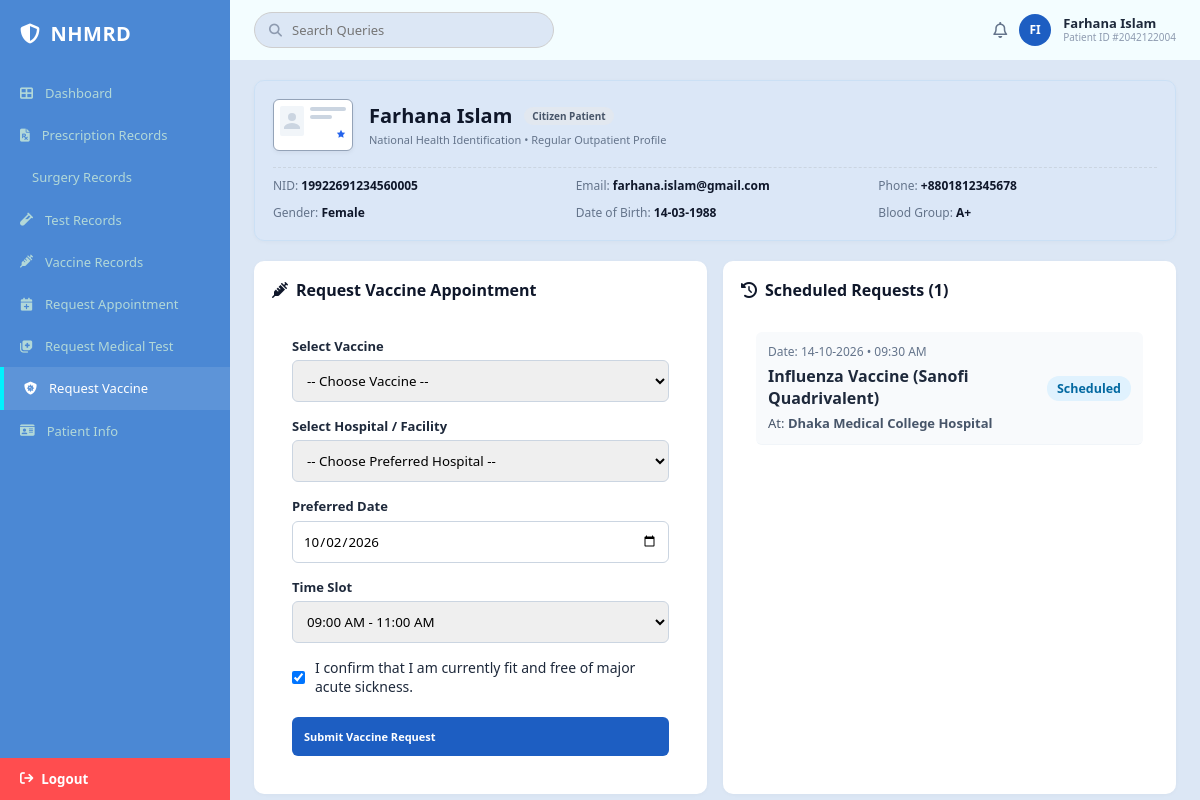
The page /php/Paitent-panel/req-vaccine.php on the database its author committed.
### tables this page shows
CREATE TABLE patients (
  patient_id                BIGINT AUTO_INCREMENT PRIMARY KEY,
  user_id                   BIGINT NULL UNIQUE,                
  full_name                 VARCHAR(150) NOT NULL,
  nid                       VARCHAR(30)  UNIQUE,               
  crvs_token                VARCHAR(50)  UNIQUE,               
  dob                       DATE NOT NULL,
  gender                    ENUM('male','female','intersex_other') NOT NULL,
  blood_group               ENUM('A+','A-','B+','B-','AB+','AB-','O+','O-') NULL,
  health_card_no            VARCHAR(50) UNIQUE,                
  birth_hospital_id         BIGINT NULL,
  registering_hospital_id   BIGINT NULL,                       
  phone                     VARCHAR(30),
  alt_phone                 VARCHAR(30),
  email                     VARCHAR(150),
  address                   VARCHAR(500),
  province                  VARCHAR(150),
  postal_code               VARCHAR(20),
  emergency_contact_name    VARCHAR(150),
  emergency_contact_relation VARCHAR(100),
  emergency_contact_phone   VARCHAR(30),
  height_cm                 DECIMAL(5,1),
  weight_kg                 DECIMAL(5,1),
  blood_pressure            VARCHAR(20),                       
  bmi                       DECIMAL(4,1),
  vitals_last_synced_at     DATETIME NULL,
  nid_verification_status   ENUM('unverified','biometric_verified','crvs_certified') DEFAULT 'unverified',
  smart_health_id_issued    TINYINT(1) DEFAULT 0,
  status                    ENUM('active','inactive','deceased') DEFAULT 'active',
  registered_by_executive_id BIGINT NULL,
  created_at                DATETIME NOT NULL DEFAULT CURRENT_TIMESTAMP,
  updated_at                DATETIME NOT NULL DEFAULT CURRENT_TIMESTAMP ON UPDATE CURRENT_TIMESTAMP,
  CONSTRAINT fk_patient_user FOREIGN KEY (user_id) REFERENCES users(user_id) ON DELETE SET NULL,
  CONSTRAINT fk_patient_birth_hosp FOREIGN KEY (birth_hospital_id) REFERENCES hospitals(hospital_id),
  CONSTRAINT fk_patient_reg_hosp FOREIGN KEY (registering_hospital_id) REFERENCES hospitals(hospital_id),
  CONSTRAINT fk_patient_executive FOREIGN KEY (registered_by_executive_id) REFERENCES medical_executives(executive_id),
  KEY idx_patient_blood (blood_group),
  KEY idx_patient_status (status)
);

CREATE TABLE users (
  user_id         BIGINT AUTO_INCREMENT PRIMARY KEY,
  uid             VARCHAR(30)  NOT NULL UNIQUE,         
  nid             VARCHAR(30)  NULL UNIQUE,              
  password_hash   VARCHAR(255) NOT NULL,
  role            ENUM('admin','executive','doctor','surgeon','patient') NOT NULL,
  status          ENUM('active','suspended','pending','deactivated') NOT NULL DEFAULT 'active',
  must_reset_password TINYINT(1) NOT NULL DEFAULT 0,
  last_login_at   DATETIME NULL,
  created_at      DATETIME NOT NULL DEFAULT CURRENT_TIMESTAMP,
  updated_at      DATETIME NOT NULL DEFAULT CURRENT_TIMESTAMP ON UPDATE CURRENT_TIMESTAMP
);

CREATE TABLE vaccine_appointments (
  id                    BIGINT AUTO_INCREMENT PRIMARY KEY,
  patient_id            BIGINT NOT NULL,
  vaccine_id            INT NOT NULL,
  hospital_id           BIGINT NOT NULL,
  scheduled_date        DATE NOT NULL,
  time_slot             VARCHAR(50),
  health_declaration_confirmed TINYINT(1) DEFAULT 0,
  status                ENUM('scheduled','completed','cancelled') DEFAULT 'scheduled',
  created_at            DATETIME NOT NULL DEFAULT CURRENT_TIMESTAMP,
  CONSTRAINT fk_vappt_patient FOREIGN KEY (patient_id) REFERENCES patients(patient_id) ON DELETE CASCADE,
  CONSTRAINT fk_vappt_vaccine FOREIGN KEY (vaccine_id) REFERENCES vaccine_catalog(vaccine_id),
  CONSTRAINT fk_vappt_hospital FOREIGN KEY (hospital_id) REFERENCES hospitals(hospital_id)
);

CREATE TABLE vaccine_catalog (
  vaccine_id     INT AUTO_INCREMENT PRIMARY KEY,
  vaccine_name   VARCHAR(150) NOT NULL,                      
  batch_number   VARCHAR(50),
  dose_ml        DECIMAL(3,2) DEFAULT 0.5,
  route          VARCHAR(50) DEFAULT 'IM'
);

CREATE TABLE hospitals (
  hospital_id             BIGINT AUTO_INCREMENT PRIMARY KEY,
  dghs_code               VARCHAR(30) UNIQUE,                        
  legal_name              VARCHAR(255) NOT NULL,
  facility_type           ENUM('tertiary','general','clinic','specialized','diagnostic') NOT NULL,
  ownership_category      ENUM('public','private','nonprofit') NOT NULL,
  classification          VARCHAR(100),                              
  total_beds              INT DEFAULT 0,
  icu_beds                INT DEFAULT 0,
  nicu_picu_beds          INT DEFAULT 0,
  year_established        YEAR NULL,
  division_id             INT NOT NULL,
  district_id             INT NOT NULL,
  upazila_id              INT NULL,
  full_address            VARCHAR(500) NOT NULL,
  er_hotline              VARCHAR(30) NOT NULL,
  director_phone          VARCHAR(30),
  official_email          VARCHAR(150) NOT NULL,
  superintendent_name     VARCHAR(150) NOT NULL,
  superintendent_bmdc_no  VARCHAR(50)  NOT NULL,
  cao_name                VARCHAR(150),
  cao_contact             VARCHAR(30),
  inspection_date         DATE NULL,
  license_issue_date      DATE NULL,
  license_status          ENUM('pending','licensed','suspended','revoked') NOT NULL DEFAULT 'pending',
  is_24x7_er              TINYINT(1) DEFAULT 0,
  photo_url               VARCHAR(500),
  created_by_user_id      BIGINT NULL,
  created_at              DATETIME NOT NULL DEFAULT CURRENT_TIMESTAMP,
  updated_at              DATETIME NOT NULL DEFAULT CURRENT_TIMESTAMP ON UPDATE CURRENT_TIMESTAMP,
  CONSTRAINT fk_hosp_division FOREIGN KEY (division_id) REFERENCES divisions(division_id),
  CONSTRAINT fk_hosp_district FOREIGN KEY (district_id) REFERENCES districts(district_id),
  CONSTRAINT fk_hosp_upazila  FOREIGN KEY (upazila_id)  REFERENCES upazilas(upazila_id),
  CONSTRAINT fk_hosp_creator  FOREIGN KEY (created_by_user_id) REFERENCES users(user_id)
);

### public_html/php/Paitent-panel/req-vaccine.php (the view, shortened to what the rows shown need)
<?php
require_once __DIR__ . '/patient_bootstrap.php';
$stmtVAppts = $pdo->prepare("
    SELECT va.*, vc.vaccine_name, h.legal_name AS hospital_name
    FROM vaccine_appointments va
    JOIN vaccine_catalog vc ON va.vaccine_id = vc.vaccine_id
    JOIN hospitals h ON va.hospital_id = h.hospital_id
    WHERE va.patient_id = ?
    ORDER BY va.scheduled_date DESC
");
$stmtVAppts->execute([$patientId]);
$vaccineAppointments = $stmtVAppts->fetchAll();
?>
<!DOCTYPE html>
<html lang="en">
<head>
  <link rel="stylesheet" href="/public_html/assets/css/patient-panel/dashboard.css">
  <link rel="stylesheet" href="/public_html/assets/css/default-structure.css">
  <link rel="stylesheet" href="/public_html/assets/css/patient-panel/features/patient-header.css">
  <link rel="stylesheet" href="https://cdnjs.cloudflare.com/ajax/libs/font-awesome/6.4.0/css/all.min.css">
</head>
<body>
  <div class="app-container">
    <div class="main-wrapper">
      <header class="top-header">
        <div class="header-right">
          <button class="icon-btn" id="notificationBtn" onclick="alert('No new notifications');"><i class="fa-regular fa-bell"></i></button>
          <div class="user-badge-avatar"><?= htmlspecialchars($userInitials) ?></div>
          <div class="user-info-text">
            <span class="user-name"><?= htmlspecialchars($patient['full_name']) ?></span>
            <span class="patient-id">Patient ID #<?= htmlspecialchars($patient['user_uid'] ?? $patient['patient_id']) ?></span>
          </div>
        </div>
      </header>
      <main class="content-body">
        <div class="card patient-header-card">
          <div class="patient-card-top">
            <div class="patient-main-details">
              <div class="patient-title-row">
                <h2><?= htmlspecialchars($patient['full_name']) ?></h2>
                <span class="badge-status">Citizen Patient</span>
              </div>
            </div>
          </div>
          <div class="patient-info-grid">
            <div class="info-item"><span class="label">NID:</span> <span class="value"><?= htmlspecialchars($patient['nid'] ?? 'N/A') ?></span></div>
            <div class="info-item"><span class="label">Email:</span> <span class="value"><?= htmlspecialchars($patient['email'] ?? 'N/A') ?></span></div>
            <div class="info-item"><span class="label">Phone:</span> <span class="value"><?= htmlspecialchars($patient['phone'] ?? 'N/A') ?></span></div>
            <div class="info-item"><span class="label">Gender:</span> <span class="value"><?= htmlspecialchars(ucfirst($patient['gender'])) ?></span></div>
            <div class="info-item"><span class="label">Date of Birth:</span> <span class="value"><?= date('d-m-Y', strtotime($patient['dob'])) ?></span></div>
            <div class="info-item"><span class="label">Blood Group:</span> <span class="value text-danger"><?= htmlspecialchars($patient['blood_group'] ?? 'N/A') ?></span></div>
          </div>
        </div>
        <div class="panels-grid">
          <div class="card panel-card">
            <div class="appointment-list" style="padding: 15px;">
              <?php if (empty($vaccineAppointments)): ?>
                <p style="color: #64748b; padding: 20px; text-align: center;">No scheduled vaccine requests found.</p>
              <?php else: ?>
                <?php foreach ($vaccineAppointments as $vAppt): ?>
                  <div class="appointment-item" style="padding: 12px; border-bottom: 1px solid #f1f5f9; display: flex; justify-content: space-between; align-items: center;">
                    <div>
                      <div class="meta-date" style="font-size: 12px; color: #64748b;">
                        Date: <?= date('d-m-Y', strtotime($vAppt['scheduled_date'])) ?> &bull; <?= htmlspecialchars($vAppt['time_slot']) ?>
                      </div>
                      <h3 style="margin: 4px 0; font-size: 16px;"><?= htmlspecialchars($vAppt['vaccine_name']) ?></h3>
                      <div style="font-size: 13px; color: #475569;">At: <strong><?= htmlspecialchars($vAppt['hospital_name']) ?></strong></div>
                    </div>
                    <div>
                      <span class="badge-status-pill badge-due" style="background: #e0f2fe; color: #0369a1; padding: 4px 10px; border-radius: 12px; font-size: 0.78rem; font-weight: 700;"><?= ucfirst($vAppt['status']) ?></span>
                    </div>
                  </div>
                <?php endforeach; ?>
              <?php endif; ?>
            </div>
          </div>
        </div>
      </main>
    </div>
  </div>
</body>
</html>

### rows shown on the page
patients: full_name "FI", full_name "Farhana Islam", user.uid "2042122004", nid "19922691234560005", email "farhana.islam@gmail.com", phone "+8801812345678", gender "Female", dob "14-03-1988", blood_group "A+"
vaccine_appointments: scheduled_date "14-10-2026", time_slot "09:30 AM", vaccine.vaccine_name "Influenza Vaccine (Sanofi Quadrivalent)", hospital.legal_name "Dhaka Medical College Hospital", status "Scheduled"

### other values the page prints
count($vaccineAppointments) "1"
